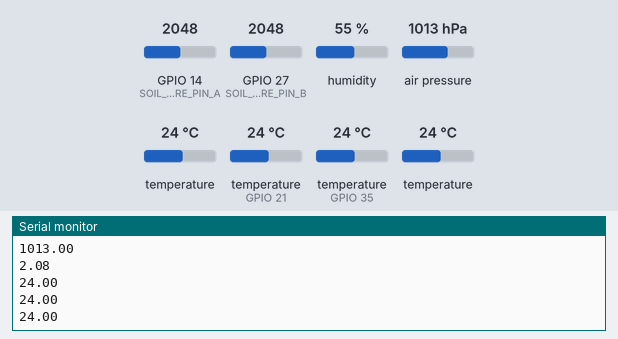
Recording of a sketch running on a simulated ESP32. Parts: the last lines printed to the serial monitor. The inputs (shaded band) are chosen by the test bench; at power-on: humidity 55 %, air pressure 1013 hPa, temperature (sensors on GPIO 35, GPIO 21) 24 °C, temperature 24 °C, GPIO 14 (SOIL_MOISTURE_PIN_A) = 2048, GPIO 27 (SOIL_MOISTURE_PIN_B) = 2048.

Above: at 4.1 s.
4.2 s: humidity set to 22 %
7.4 s: air pressure set to 952 hPa
10.6 s: temperature (sensor on GPIO 35) set to 12 °C
At 11.9 s:
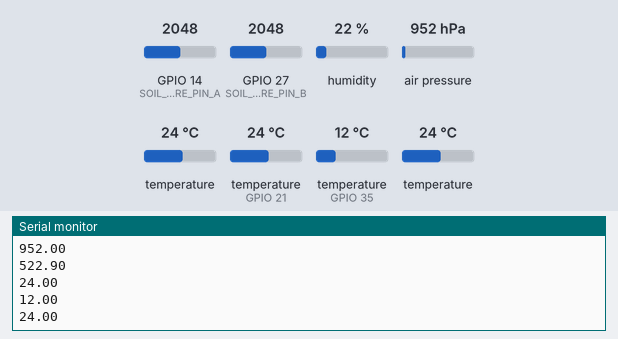
13.8 s: temperature (sensor 135) set to 19 °C
At 16.8 s:
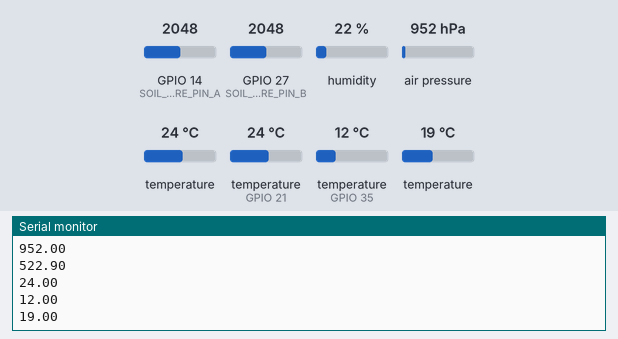
17.0 s: GPIO 14 (SOIL_MOISTURE_PIN_A) set to 2866
20.2 s: GPIO 27 (SOIL_MOISTURE_PIN_B) set to 1228
Timing chart, 0 to 23.2 s (numbered marks = the images above; inputs shaded):
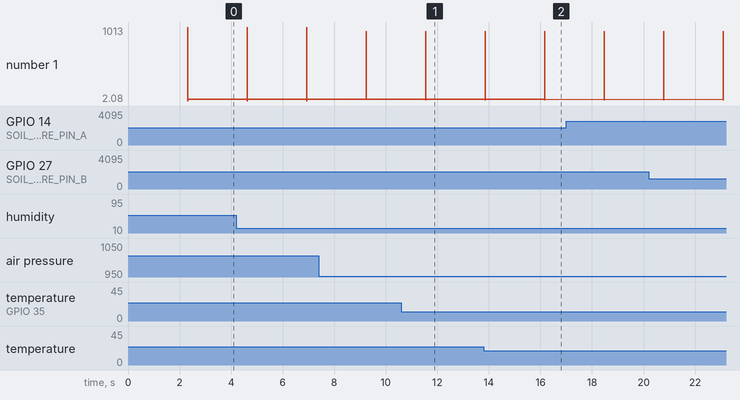

The sketch:

Science_Sensors_Without_ROS.ino
```cpp
#include <Adafruit_Sensor.h>
#include <DHT.h>
#include <DHT_U.h>
#include <Wire.h>
#include <Adafruit_BMP085_U.h>
#include <OneWire.h>
#include <DallasTemperature.h>

// Define pins for sensors
#define DHTPIN 21     // Digital pin connected to the DHT sensor
#define SOIL_MOISTURE_PIN_A 14 // Analog pin connected to the soil moisture sensor
#define SOIL_MOISTURE_PIN_B 27 // Analog pin connected to the soil moisture sensor-2
#define SDA_PIN 32 // I2C SDA pin for BMP180
#define SCL_PIN 33 // I2C SCL pin for BMP180
const int oneWireBus = 35; // GPIO where the DS18B20 is connected to

// Uncomment the type of DHT sensor in use:
#define DHTTYPE DHT11 // DHT 11

// Create sensor instances
DHT_Unified dht(DHTPIN, DHTTYPE);
Adafruit_BMP085_Unified bmp = Adafruit_BMP085_Unified(10085);
OneWire oneWire(oneWireBus);
DallasTemperature sensors(&oneWire);

// Variables for sensor readings
uint32_t dhtDelayMS;
int soilMoisture_a;
int soilMoisture_b;

float sensor_data[9] = {-1,-1,-1,-1,-1,-1,-1,-1,-1};

void setup()
{
  Serial.begin(115200);

  // Initialize DHT sensor
  dht.begin();
  Serial.println("DHT has begun");

  sensor_t sensor;
  dht.temperature().getSensor(&sensor);
  dhtDelayMS = sensor.min_delay / 1000;

  // Initialize BMP180 sensor
  Wire.begin(SDA_PIN, SCL_PIN);
  Serial.println("I2C has begun");

  if (!bmp.begin())
  {
    for (int i=0;i<50;i++) Serial.println("Could not find a valid BMP180 sensor, check wiring!");
  }

  // Initialize DS18B20 sensor
  sensors.begin();
  Serial.println("DS18B20 has begun");

  pinMode(SOIL_MOISTURE_PIN_A,INPUT);
  pinMode(SOIL_MOISTURE_PIN_B,INPUT);
}

void loop()
{
  // Read DHT sensor data
  delay(dhtDelayMS);
  sensors_event_t dhtEvent;

  dht.temperature().getEvent(&dhtEvent);
  if (!isnan(dhtEvent.temperature)) sensor_data[0] = dhtEvent.temperature; // 0--dht_temperature
  else Serial.println("DHT temperature is nan");

  dht.humidity().getEvent(&dhtEvent);
  if (!isnan(dhtEvent.relative_humidity)) sensor_data[1] = dhtEvent.relative_humidity; // 1--dht_humidity
  else Serial.println("DHT humidity is nan");

  // Read Soil Moisture sensor data
  soilMoisture_a = analogRead(SOIL_MOISTURE_PIN_A);
  int moisturePercent_a = 100 - (soilMoisture_a / 4095.0 * 100);
  sensor_data[2] = moisturePercent_a;  // 2-- moisture_percent--LM393A

  soilMoisture_b = analogRead(SOIL_MOISTURE_PIN_B);
  int moisturePercent_b = 100 - (soilMoisture_b / 4095.0 * 100);
  sensor_data[3] = moisturePercent_b;  // 8-- moisture_percent_2--LM393B

  // Read BMP180 sensor data
  sensors_event_t bmpEvent;
  bmp.getEvent(&bmpEvent);
  if (bmpEvent.pressure)
  {
    sensor_data[4] = bmpEvent.pressure; // 3--bmp_pressure

    float seaLevelPressure = SENSORS_PRESSURE_SEALEVELHPA;
    sensor_data[5] = bmp.pressureToAltitude(seaLevelPressure, bmpEvent.pressure); //4 -- bmp_altitude

    float temperature;
    bmp.getTemperature(&temperature);
    sensor_data[6] = temperature; //5 --bmp_temperature
  }
  else Serial.println("bpm pressure is wrong");

  // Read DS18B20 sensor data
  sensors.requestTemperatures();
  float temperatureC1 = sensors.getTempCByIndex(0);
  float temperatureC2 = sensors.getTempCByIndex(1);

  sensor_data[7] = temperatureC1; //6 -- DS18B20_temp1
  sensor_data[8] = temperatureC2; //7 -- DS18B20_temp2

  // Delay before next loop
  delay(500);

  for (int i=0;i<9;i++) Serial.println(sensor_data[i]);
  Serial.println();
}
```

Measured:
- after the input at 10.6 s, the serial monitor: prints a new line after 0.95 s (image 1)
- after the input at 13.8 s, the serial monitor: prints a new line after 2.4 s (image 2)
- plotted number 1: 24 → 19 after the input at 13.8 s
